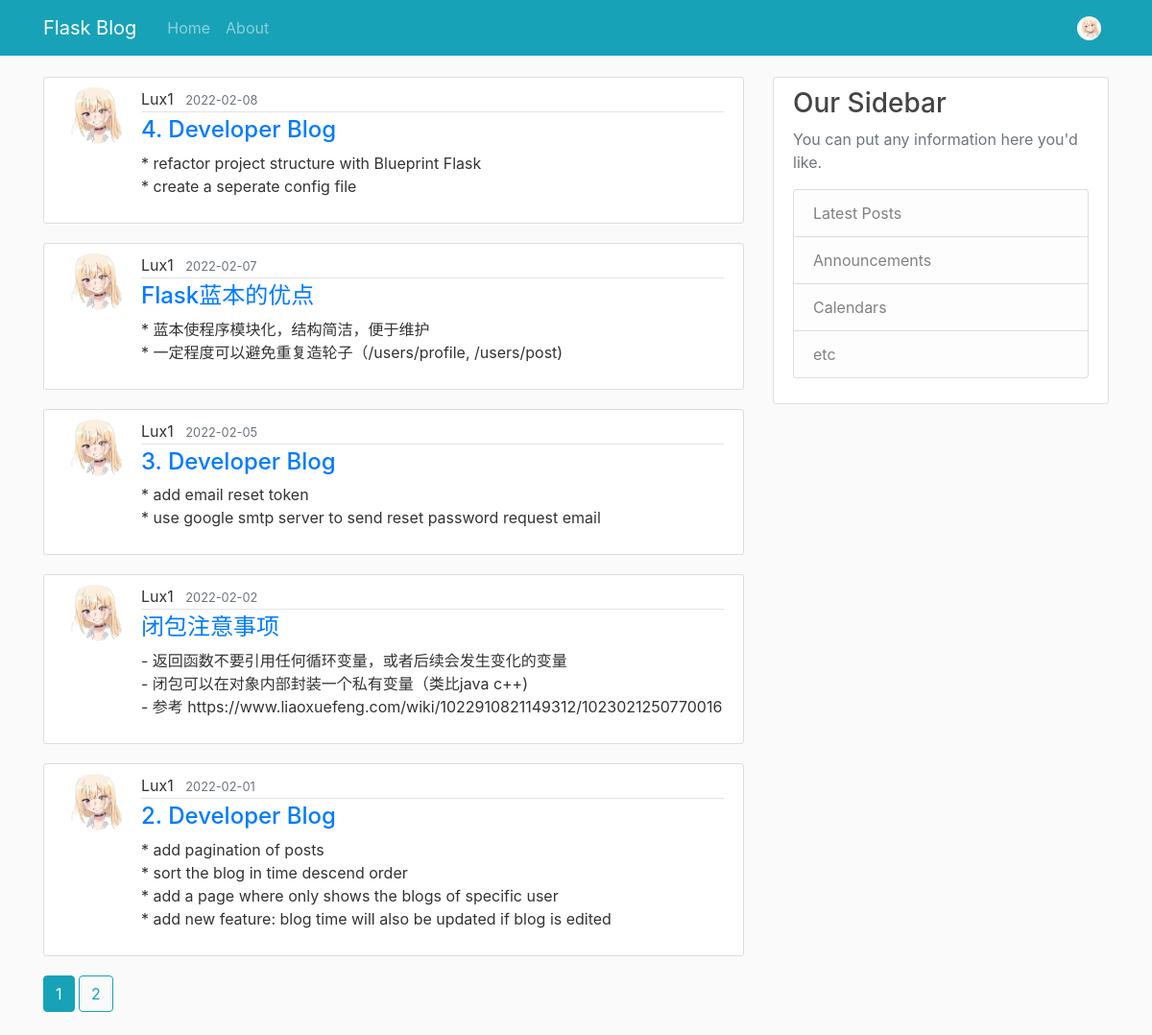
Screenshot of /home/Lux1 (signed in) with the database file from the repository.
### flaskblog/models.py (models this page shows, shortened)
class User(db.Model, UserMixin):
    id = db.Column(db.Integer, primary_key=True)
    username = db.Column(db.String(20), unique=True, nullable=False)
    email = db.Column(db.String(120), unique=True, nullable=False)
    image_file = db.Column(db.String(20), nullable=False, default='default.png')
    password = db.Column(db.String(60), nullable=False)
    posts = db.relationship('Post', backref='author', lazy=True)

class Post(db.Model):
    id = db.Column(db.Integer, primary_key=True)
    title = db.Column(db.String(100), nullable=False)
    date_posted = db.Column(db.DateTime, nullable=False, default=datetime.utcnow)
    content = db.Column(db.Text, nullable=False)
    user_id = db.Column(db.Integer, db.ForeignKey('user.id'), nullable=False)

### flaskblog/users/routes.py (the view)
@users.route('/home/<string:username>')
def user_post(username):
    page = request.args.get('page', 1, type=int)
    user = User.query.filter_by(username=username).first_or_404()
    posts = Post.query.filter_by(author=user)\
        .order_by(Post.date_posted.desc()).paginate(page=page, per_page=5)
    return render_template('user_posts.html', posts=posts, user=user)

### flaskblog/models.py (called while the page is built)
@login_manager.user_loader
def load_user(user_id):
    return User.query.get(int(user_id))

### flaskblog/templates/user_posts.html (shortened to what this page needs)
{% extends "template.html" %}
{% block content %}
    {% for post in posts.items %}
        <article class="media content-section">
            {% if post.author.image_file != 'default.png' %}
                <img class="rounded-circle article-img" src="{{url_for('static', filename='profile_img/' + post.author.id|string + '/' + post.author.image_file)}}">
            {% else %}
                <img class="rounded-circle article-img" src="{{'static\\profile_img\\default.png'}}">
            {% endif %}
            <div class="media-body">
                <div class="article-metadata">
                    <span class="mr-2">{{post.author.username}}</span>
                    <small class="text-muted">{{post.date_posted.strftime('%Y-%m-%d')}}</small>
                </div>
                <h4 class="article-title" ><a href='{{url_for('posts.post', post_id=post.id)}}'>{{post.title}}</a></h2>
                <p class="article-content">{{post.content}}</p>
            </div>
        </article>
    {% endfor %}
    {% for page_num in posts.iter_pages(left_edge=1, right_edge=1, left_current=1, right_current=2) %}
        {% if page_num %}
            {% if posts.page == page_num %}
                <a class="btn btn-info mb-4" href="{{url_for('users.user_post', username=user.username, page=page_num)}}">{{page_num}}</a>
            {% else %}
                <a class="btn btn-outline-info mb-4" href="{{url_for('users.user_post', username=user.username, page=page_num)}}">{{page_num}}</a>
            {% endif %}
        {% else %}
            ...
        {% endif %}
    {% endfor %}
{% endblock content %}

### flaskblog/templates/template.html (shortened to what this page needs)
<!DOCTYPE html>
<html>
    <head>
        <link rel="stylesheet" href="https://maxcdn.bootstrapcdn.com/bootstrap/4.0.0/css/bootstrap.min.css">
        <link rel="stylesheet" type="text/css" href="{{ url_for('static', filename='main.css') }}">
    </head>
    <body>
            <nav class="navbar navbar-expand-md navbar-dark bg-info fixed-top">
              <div class="container">
                <a class="navbar-brand mr-4" href="/">Flask Blog</a>
                <div class="collapse navbar-collapse" id="navbarToggle">
                  <div class="navbar-nav mr-auto">
                    <a class="nav-item nav-link" href="{{url_for('main.home')}}">Home</a>
                    <a class="nav-item nav-link" href="{{url_for('main.about')}}">About</a>
                  </div>
                  <div class="navbar-nav">
                    {% if current_user.is_authenticated %}
                      <li class="nav-item dropdown nav-user">
                        <a class="nav-link nav-user-img avatar-lightbox" href="#" data-toggle="dropdown" aria-haspopup="true" aria-expanded="false" id="Userdropdownmenu">
                          {% if current_user.image_file != 'default.png' %}
                            <img class="rounded-circle avatar-lightbox" src="{{url_for('static', filename='profile_img/' + current_user.id|string + '/' + current_user.image_file)}}" height="25"  width="25" alt="Avatar">
                          {% else %}
                            <img class="rounded-circle avatar-lightbox" src="{{'static\\profile_img\\default.png'}}" height="25" alt="Avatar">
                          {% endif %}
                        </a>
                      </li>
                    {% else %}
                      <a class="nav-item nav-link" href="{{url_for('users.login')}}">Login</a>
                      <a class="nav-item nav-link" href="{{url_for('users.register')}}">Register</a>
                    {% endif %}
                  </div>
                </div>
              </div>
            </nav>
        <main role="main" class="container">
            <div class="row">
                <div class="col-md-8">
                    {% block content %}{% endblock %}
                </div>
                <div class="col-md-4">
                  <div class="content-section">
                    <h3>Our Sidebar</h3>
                    <p class='text-muted'>You can put any information here you'd like.
                      <ul class="list-group">
                        <li class="list-group-item list-group-item-light">Latest Posts</li>
                        <li class="list-group-item list-group-item-light">Announcements</li>
                        <li class="list-group-item list-group-item-light">Calendars</li>
                        <li class="list-group-item list-group-item-light">etc</li>
                      </ul>
                    </p>
                  </div>
                </div>
            </div>
        </main>
    </body>
</html>

### flaskblog/static/main.css (style rules this page uses)
body { background: #fafafa; color: #333333; margin-top: 5rem; }
h1, h2, h3, h4, h5, h6 { color: #444444; }
.content-section { background: #ffffff; padding: 10px 20px; border: 1px solid #dddddd; border-radius: 3px; margin-bottom: 20px; }
.article-title { color: #444444; }
.article-content { white-space: pre-line; }
.article-img { height: 65px; width: 65px; margin-right: 16px; }
.article-metadata { padding-bottom: 1px; margin-bottom: 4px; border-bottom: 1px solid #e3e3e3 }

### rows the page displays
User: id+image_file (picture)
Post: image_file (picture), author.username "Lux1", date_posted "2022-02-08", title "4. Developer Blog", content "* refactor project structure with Blueprint Flask * create a seperate config file"
Post: image_file (picture), author.username "Lux1", date_posted "2022-02-07", title "Flask蓝本的优点", content "* 蓝本使程序模块化，结构简洁，便于维护 * 一定程度可以避免重复造轮子（/users/profile, /users/post)"
Post: image_file (picture), author.username "Lux1", date_posted "2022-02-05", title "3. Developer Blog", content "* add email reset token * use google smtp server to send reset password request email"
Post: image_file (picture), author.username "Lux1", date_posted "2022-02-02", title "闭包注意事项", content "- 返回函数不要引用任何循环变量，或者后续会发生变化的变量 - 闭包可以在对象内部封装一个私有变量（类比java c++) - 参考 https://www.liaoxuefeng.com/wiki/1022910821149312/1023021250770016"
Post: image_file (picture), author.username "Lux1", date_posted "2022-02-01", title "2. Developer Blog", content "* add pagination of posts * sort the blog in time descend order * add a page where only shows the blogs of specific user * add new feature: blog time will also be updated if blog is edited"

### other values shown
{{ page_num }} "1"
{{ page_num }} "2"
